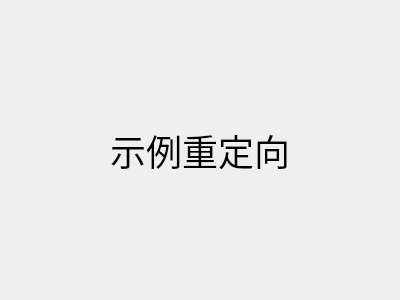
<?xml version="1.0" encoding="UTF-8"?>
<ui version="4.0">
 <class>PageRedirectExample</class>
 <widget class="QWidget" name="PageRedirectExample">
  <property name="geometry">
   <rect>
    <x>0</x>
    <y>0</y>
    <width>400</width>
    <height>300</height>
   </rect>
  </property>
  <property name="windowTitle">
   <string>Form</string>
  </property>
  <layout class="QVBoxLayout" name="verticalLayout">
   <item>
    <widget class="QLabel" name="label">
     <property name="font">
      <font>
       <pointsize>27</pointsize>
      </font>
     </property>
     <property name="text">
      <string>示例重定向</string>
     </property>
     <property name="alignment">
      <set>Qt::AlignmentFlag::AlignCenter</set>
     </property>
    </widget>
   </item>
  </layout>
 </widget>
 <resources/>
 <connections/>
</ui>
